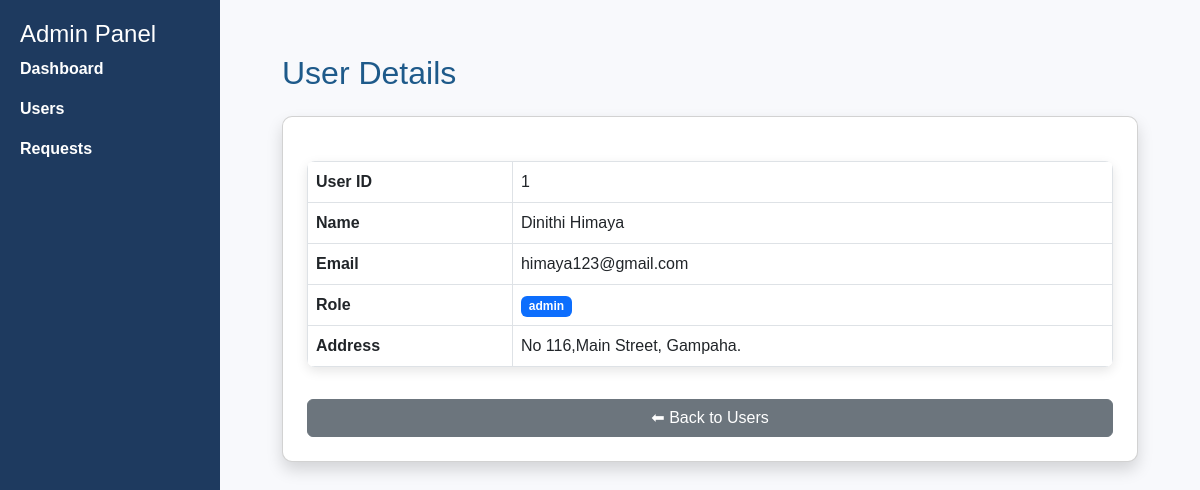
Screenshot of /admin/user_details.php?id=1 (signed in) with the database file from the repository.
### tables this page shows
CREATE TABLE `users` (
  `user_id` int(11) NOT NULL,
  `name` varchar(100) NOT NULL,
  `email` varchar(100) NOT NULL,
  `password` varchar(255) NOT NULL,
  `role` enum('admin','user') NOT NULL,
  `address` varchar(100) DEFAULT NULL,
  `created_at` timestamp NOT NULL DEFAULT current_timestamp()
);

### admin/user_details.php (the view, shortened to what this page needs)
<?php
include("../includes/config.php");
$user_id = $_GET['id'];
$sql = "SELECT * FROM users WHERE user_id=$user_id";
$result = mysqli_query($conn, $sql);
$user = mysqli_fetch_assoc($result);
?>
<!DOCTYPE html>
<html lang="en">
<head>
<link href="https://cdn.jsdelivr.net/npm/bootstrap@5.3.0/dist/css/bootstrap.min.css" rel="stylesheet">
<link rel="stylesheet" href="css/admin.css">
</head>
<body>
<?php include("../includes/admin_nav.php"); ?>
<div class="container mt-4">
    <h2 class="mb-4">User Details</h2>
    <div class="card shadow p-4">
        <table class="table table-bordered">
            <tr>
                <th>User ID</th>
                <td><?php echo $user['user_id']; ?></td>
            </tr>
            <tr>
                <th>Name</th>
                <td><?php echo $user['name']; ?></td>
            </tr>
            <tr>
                <th>Email</th>
                <td><?php echo $user['email']; ?></td>
            </tr>
            <tr>
                <th>Role</th>
                <td>
                    <span class="badge bg-<?php echo $user['role'] == 'admin' ? 'primary' : 'secondary'; ?>">
                        <?php echo $user['role']; ?>
                    </span>
                </td>
            </tr>
            <tr>
                <th>Address</th>
                <td><?php echo $user['address']; ?></td>
            </tr>
        </table>
        <a href="users.php" class="btn btn-secondary mt-3">⬅ Back to Users</a>
    </div>
</div>
<?php include("../includes/admin_footer.php"); ?>
</body>
</html>

### css/admin.css (style rules this page uses)
body { margin: 0; font-family: Arial, Helvetica, sans-serif; background-color: #5c7eb0; }
h2 { margin: 20px; color: #1E5A8A; }
table { width: 90%; margin: 20px auto; border-collapse: collapse; background: white; box-shadow: 0 4px 12px rgba(0,0,0,0.1); border-radius: 8px; overflow: hidden; }
tbody td { padding: 12px; border-bottom: 1px solid #eee; }
tbody tr:nth-child(even) { background-color: #f9f9f9; }
a { color: #1E5A8A; text-decoration: none; font-weight: bold; }
.card { background: white; padding: 20px; margin: 20px; border-radius: 10px; box-shadow: 0 4px 10px rgba(0,0,0,0.1); }

### rows the page displays
users: user_id "1", name "Dinithi Himaya", email "himaya123@gmail.com", role "admin", address "No 116,Main Street, Gampaha."
